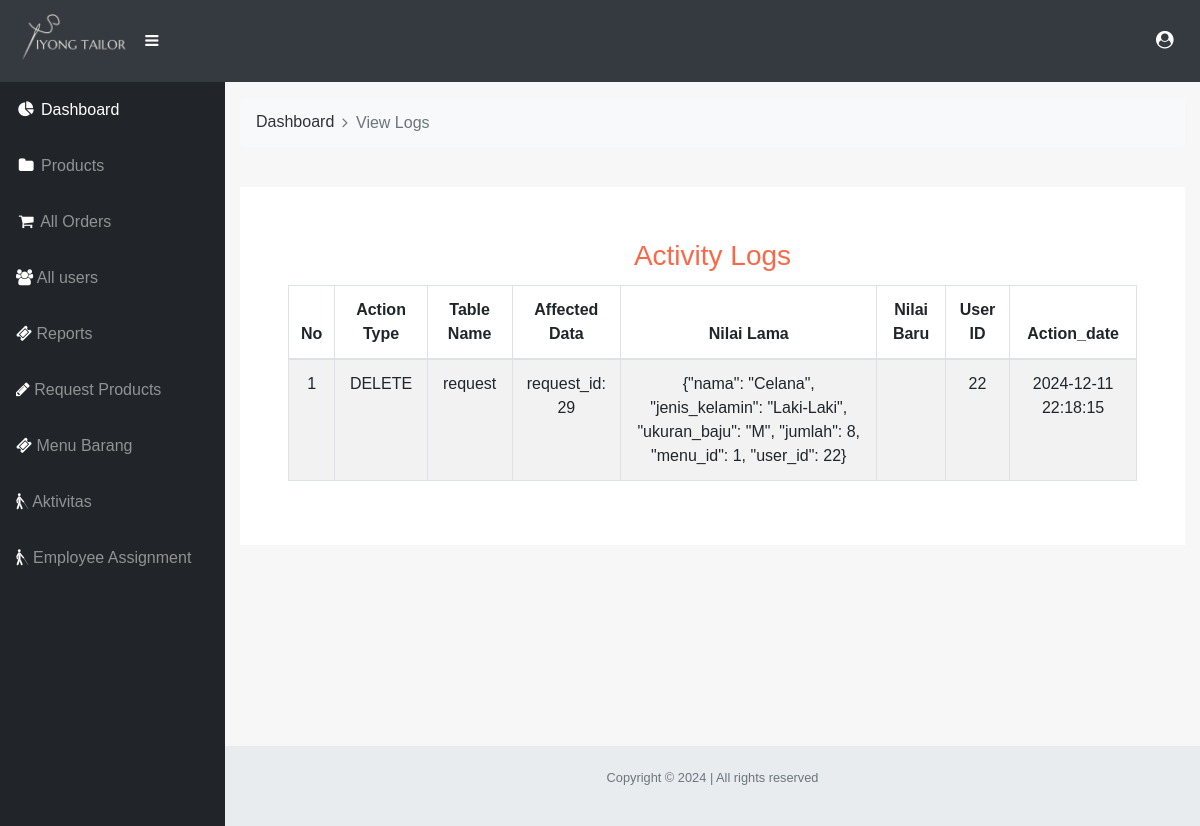
Page /admin/activity.php (signed in) on the committed database.
### tables this page shows
CREATE TABLE `logs` (
  `activity_id` int(11) NOT NULL,
  `action_type` enum('INSERT','UPDATE','DELETE') NOT NULL,
  `table_name` varchar(255) NOT NULL,
  `affected_data` text NOT NULL,
  `nilai_lama` text DEFAULT NULL,
  `nilai_baru` text DEFAULT NULL,
  `user_id` int(11) NOT NULL,
  `action_date` datetime DEFAULT current_timestamp()
);

### admin/activity.php (the view, shortened to what this page needs)
<?php
include './inc/header.php';
include './inc/sidebar.php';
include './inc/db_connect.php';
?>
<div id="content-wrapper">
    <div class="container-fluid">
        <nav aria-label="breadcrumb">
            <ol class="breadcrumb arr-right bg-light">
                <li class="breadcrumb-item"><a href="index.php">Dashboard</a></li>
                <li class="breadcrumb-item active" aria-current="page">View Logs</li>
            </ol>
        </nav>
        <section>
            <div class="container-fluid">
                <div class="row">
                    <div class="col-md-12 custom-card my-4 p-5">
                        <h3 class="text-orange text-center py-1">Activity Logs</h3>
                        <div class="table-responsive">
                            <table class="table table-bordered table-striped">
                                <thead>
                                    <tr>
                                        <th>No</th>
                                        <th>Action Type</th>
                                        <th>Table Name</th>
                                        <th>Affected Data</th>
                                        <th>Nilai Lama</th>
                                        <th>Nilai Baru</th>
                                        <th>User ID</th>
                                        <th>Action_date</th>
                                    </tr>
                                </thead>
                                <tbody>
                                    <?php
                                    $sql = "SELECT * FROM logs ORDER BY action_date DESC";
                                    $result = mysqli_query($conn, $sql);
                                    if (mysqli_num_rows($result) > 0) {
                                        $counter = 1;
                                        while ($row = mysqli_fetch_assoc($result)) {
                                            echo "<tr>";
                                            echo "<td>" . $counter++ . "</td>";
                                            echo "<td>" . htmlspecialchars($row['action_type']) . "</td>";
                                            echo "<td>" . htmlspecialchars($row['table_name']) . "</td>";
                                            echo "<td>" . htmlspecialchars($row['affected_data']) . "</td>";
                                            echo "<td>" . htmlspecialchars($row['nilai_lama']) . "</td>";
                                            echo "<td>" . htmlspecialchars($row['nilai_baru']) . "</td>";
                                            echo "<td>" . htmlspecialchars($row['user_id']) . "</td>";
                                            echo "<td>" . htmlspecialchars($row['action_date']) . "</td>";
                                            echo "</tr>";
                                        }
                                    } else {
                                        echo "<tr><td colspan='8' class='text-center'>No logs available</td></tr>";
                                    }
                                    ?>
                                </tbody>
                            </table>
                        </div>
                    </div>
                </div>
            </div>
        </section>
    </div>
</div>
<?php
include './inc/footer.php';
?>

### css/styles.css (style rules this page uses)
body { background-color: #F7F7F7; color:#30323A; font-family: 'Titillium Web', sans-serif; }
a { color: #30323A; outline: none; }
.breadcrumb { background-color: transparent; }
.custom-card { background: #fff; padding: 20px; }
a, a img ,.product, div { outline : none !important; }
.text-orange { color: #f8694a; }
.breadcrumb-item+.breadcrumb-item::before { display: inline-block; padding-right: .5rem; color: #6c757d; font-family: 'FontAwesome'; content: "\f105"!important; }

### rows in the picture
logs: action_type "DELETE", table_name "request", affected_data "request_id: 29", nilai_lama "{\"nama\": \"Celana\", \"jenis_kelamin\": \"Laki-Laki\", \"ukuran_baju\": \"M\", \"jumlah\": 8, \"menu_id\": 1, \"user_id\": 22}", user "22", action_date "2024-12-11 22:18:15"
